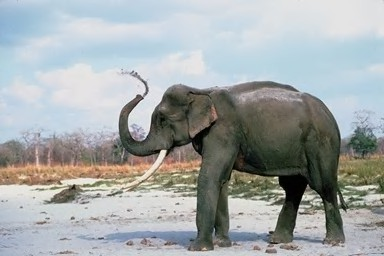
%> input picture img_test/586.jpg, 384 x 256 px; its folder holds 5 pictures in this run
$ octave cbir_threshold.m   (GNU Octave 9; MATLAB toolbox functions it lacks are replaced by stand-ins)
%> lines starting %> are read from the running program, lines starting %| are printed output that depends on the picture
%> further down, imgquery is the input picture: size 256x384x3 uint8; mean R, G, B 162.6, 168, 168.4
### colorMoment.m
function colorMoments = colorMoment(image)

% %=======================================================================
% This function computes the color moment of the input image
% The color moment is calculated based on method proposed by Stricker and
% Orengo [1]
% [1] Stricker, M. and Orengo, M.: "Similarity of Color Images" in Proc.
% SPIE Storage and Retrieval for Still Image and Video Databases III,
% February 1995, San Jose, CA, USA, pp. 381-392
% %=======================================================================

% convert from rgb to hsv
image = rgb2hsv(image);
%> image: size 256x384x3 double; mean H, S, V 0.418, 0.138, 0.691

% extract color channels
H = double(image(:, :, 1));
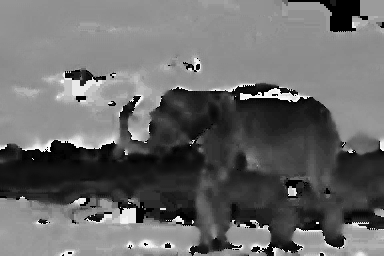
%> H: size 256x384 double; min 0, max 0.992, mean 0.418
S = double(image(:, :, 2));
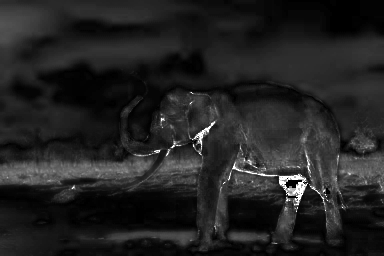
%> S: size 256x384 double; min 0, max 1, mean 0.138
V = double(image(:, :, 3));
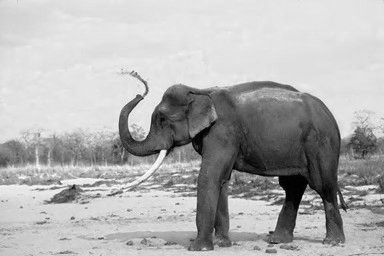
%> V: size 256x384 double; min 0, max 1, mean 0.691

% vectorize each channel
H = H(:);
S = S(:);
V = V(:);

% compute color moments for each channel
meanH = mean(H);
%> meanH = 0.418
stdH = std(H);
%> stdH = 0.236
skwH = skewness(H);
%> skwH = -0.23

meanS = mean(S);
%> meanS = 0.138
stdS = std(S);
%> stdS = 0.118
skwS = skewness(S);
%> skwS = 2.62

meanV = mean(V);
%> meanV = 0.691
stdV = std(V);
%> stdV = 0.248
skwV = skewness(V);
%> skwV = -0.964

% construct output vector
colorMoments = zeros(1, 9);
colorMoments(1, :) = [meanH, stdH, skwH, meanS, stdS, skwS, meanV, stdV, skwV];

end

### featureVector.m
function f = featureVector(image)
% %=======================================================================
% This function computes the feature vector of each image
% The feature vector contains color moment and lbp
% Author: Arwan Ahmad Khoiruddin
% Last modified: 31 March 2016
% %=======================================================================

% calculate color moment of input image
imag_cm = colorMoment(image);
%> imag_cm = [0.418 0.236 -0.23 0.138 0.118 2.62 0.691 0.248 -0.964]

% calculate local binary pattern of input image
imag_lbp = lbp(image, 3);

% vectorize the local binary patern
imag_lbp = imag_lbp(:);

% transpose lbp vector
imag_lbp = imag_lbp';

% feature vector
f = [imag_cm imag_lbp];
end

### lbp.m
function lbpval = lbp(image, R)
%> called with R = 3

% %=======================================================================
% This function computes the LBP transformation of the input image
% Input_Im.
% The parameters of the LBP operator are (P = 8, R),
% where P - the number of sampling points in the region with the radius R.
% Radius R is the input parameter of the function.
% Possible values for R = 1, 2, 3, etc.
% If input image is COLOR, then the grayscale transformation is performed.
% Author: Olegs Nikisins
% Modified by: Arwan Ahmad Khoiruddin
% Modification note: we find the histogram, not all the lbp values
% histogram is chosen because it will make the algorithm to be dependent to
% image size
% Last modified: 31 March 2016
% %=======================================================================

% if the input
if size(image, 3) == 3
    image = rgb2gray(image);
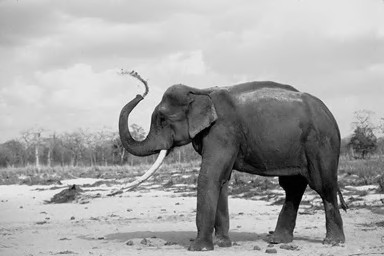
%> image: size 256x384 uint8; min 0, max 246, mean 166.4
end;
L = 2*R + 1; %% The size of the LBP label
C = round(L/2);

image = uint8(image);
row_max = size(image,1)-L+1;
%> row_max = 250
col_max = size(image,2)-L+1;
%> col_max = 378

tmpval = zeros(row_max, col_max);

for i = 1:row_max
    for j = 1:col_max
        A = image(i:i+L-1, j:j+L-1);
        A = A+1-A(C,C);
        A(A>0) = 1;
        tmpval(i,j) = A(C,L) + A(L,L)*2 + A(L,C)*4 + A(L,1)*8 + A(C,1)*16 + A(1,1)*32 + A(1,C)*64 + A(1,L)*128;
    end;
end;
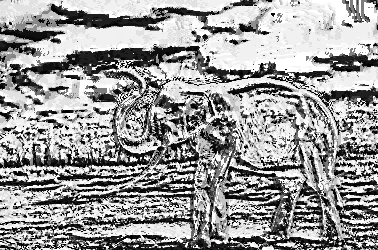
%> tmpval: size 250x378 double; min 0, max 255, mean 154.3
%> after the loop, A = [0 0 0 1 0 0 0; 0 0 0 1 0 0 0; 1 1 0 0 0 1 0; 0 0 0 1 0 0 0; 0 0 0 0 0 0 0; 1 1 1 1 0 0 0; 0 0 1 0 1 1 1]

lbpval = hist(tmpval(:), 255);
%> lbpval = 255 values, max 8604 at index 255, min 12 at index 43, mean 370.6

### euclid.m
function dist = euclid(v1, v2)
% %=======================================================================
% This function computes Eucledian Distance between vector v1 and v2
% Author: Arwan Ahmad Khoiruddin
% Date modified: 30 March 2016
% %=======================================================================

V = v1-v2;
dist = sqrt(V * V');
end

### cbir_threshold.m
close all
clear
clc

% %=======================================================================
% This function run content based image retrieval using certain threshold
% Author: Arwan Ahmad Khoiruddin
% Date modified: 30 March 2016
% %=======================================================================

% folder for the images
imgpath = 'img_test';

% query image. Change your image name here
filename = '586.jpg';

% threshold set for minimum eucledian distance that is considered similar
th = 3.6e3;

imagepath = [imgpath '/' filename];
imgquery = imread(imagepath);

% get feature vectors
feature_query = featureVector(imgquery);
%> in featureVector, `imag_lbp = lbp(image, 3);`: imag_lbp has the same summary as lbpval in lbp
%> in featureVector, `f = [imag_cm imag_lbp];`: f = 264 values, max 8604 at index 264, min -0.964 at index 9, mean 358
%> feature_query has the same summary as f in featureVector
%> pass 3 of the loop `for i=1:size(imglist,1)`:
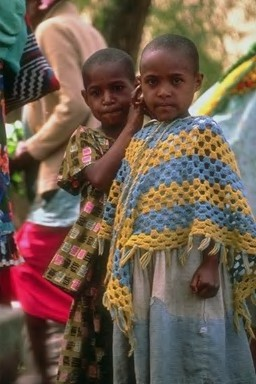
%> input picture img_test/0.jpg, 256 x 384 px
%> imgfind is the input picture: size 384x256x3 uint8; mean R, G, B 111.5, 93.3, 78.6
%> H: size 384x256 double
%> S: size 384x256 double
%> in colorMoment (call 2), `V = double(image(:, :, 3));`:
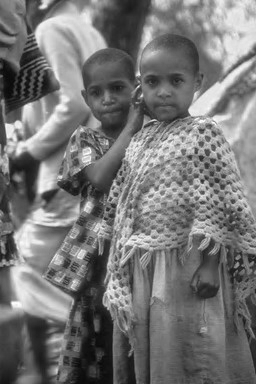
%> V: size 384x256 double; min 0.0275, max 1, mean 0.461
%> meanH = 0.247
%> stdH = 0.261
%> skwH = 1.41
%> meanS = 0.401
%> stdS = 0.212
%> skwS = 0.529
%> meanV = 0.461
%> stdV = 0.21
%> skwV = 0.332
%> after the loop in lbp (call 2), `for i = 1:row_max`:
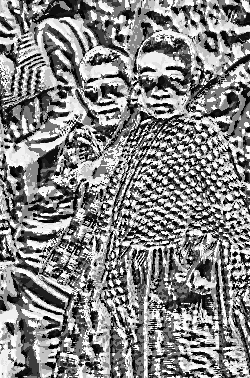
%> tmpval: size 378x250 double; min 0, max 255, mean 133.9
%> after the loop in lbp (call 2), `for i = 1:row_max`: A = [0 0 0 1 1 1 1; 0 0 0 0 0 1 1; 0 0 0 0 0 1 1; 0 0 1 1 1 1 1; 0 0 1 0 1 1 1; 0 0 0 0 0 1 1; 0 0 0 0 0 1 1]
%> lbpval = 255 values, max 6416 at index 255, min 12 at index 170, mean 370.6
%> in euclid, `V = v1-v2;`: V = 264 values, max 5008 at index 250, min -2008 at index 129, mean -0.00298
%> dist = 7981.2
%> the loop made 7 passes; the first 3 are shown
disp(['feature fector for query image has been extracted']);

% similarity matching using Eucledian distance
imglist = dir(imgpath);
for i=1:size(imglist,1)
    n = imglist(i).name;
    imgname = [imgpath '/' n];
    if (n(1) ~= '.')
        % only find vector for other file than the query
        if (~strcmp(imgname, imagepath))
            imgfind = imread(imgname);
            fvect(i, :) = featureVector(imgfind);
            eudist(i, :) = euclid(feature_query, fvect(i,:));
            disp(['feature fector and eucledian distance for ' imgname ' has been extracted']);
        end
    end
end

% choose highest similarity
% zero should not be choosen, so make it any number biggest
m = max(eudist);

modeudist = zeros(size(eudist,1), 1);
for i=1:size(eudist,1)
    if (eudist(i)==0)
        modeudist(i) = 2*m;
    else
        modeudist(i) = eudist(i);
    end
end

% find closest object according to eucledian distance
idxclosest = find(modeudist == min(modeudist));

% show query image
figure,
imshow(imread(imagepath));
title('query image');

% find any image closest with certain threshold (th variable)

idxchosen = find(modeudist < th);

for i=1:length(idxchosen)
    figure,
    imshow(imread([imgpath '/' imglist(idxchosen(i)).name]));
    title(['closest image on rank ' num2str(i)]);
end

clear filename imgfind imgname i n
